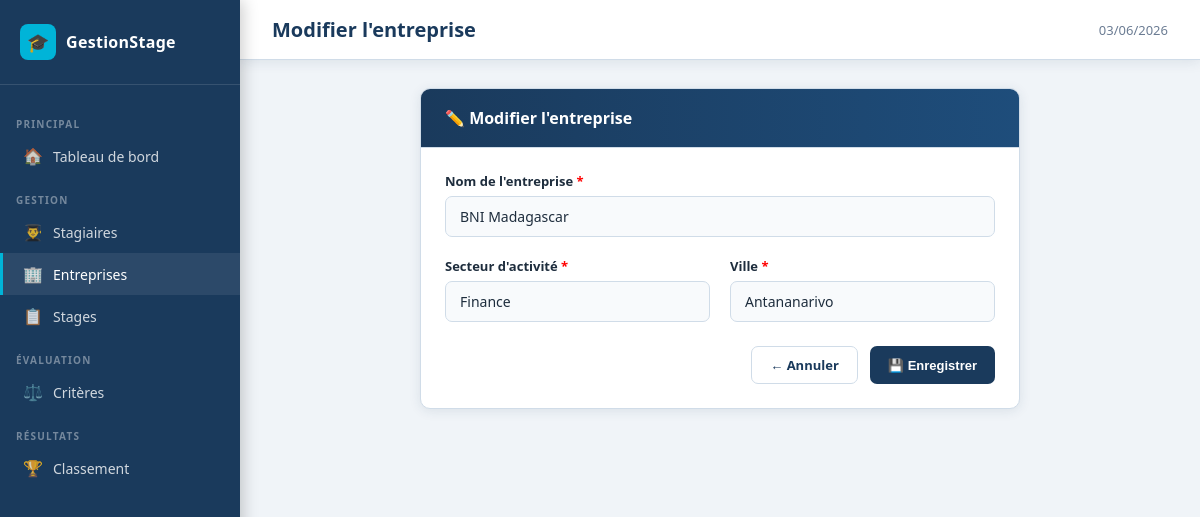
The app's page /public?controller=entreprise&action=edit&id=2 with its own data.
### tables this page shows
CREATE TABLE IF NOT EXISTS entreprise (
    numero_entreprise INT AUTO_INCREMENT PRIMARY KEY,
    nom               VARCHAR(150) NOT NULL,
    secteur_activite  VARCHAR(100) NOT NULL,
    ville             VARCHAR(100) NOT NULL,
    created_at        TIMESTAMP DEFAULT CURRENT_TIMESTAMP
);

### core/Controller.php (called while the page is built, shortened)
<?php
abstract class Controller
{
    protected function render(string $view, array $data = [], string $title = APP_NAME): void
    {
        extract($data);
        $viewPath   = VIEWS_PATH . '/' . $view . '.php';
        require $viewPath;
    }
    protected function get(string $key, mixed $default = null): mixed
    {
        return isset($_GET[$key]) ? trim($_GET[$key]) : $default;
    }
}

### app/controllers/EntrepriseController.php (called while the page is built, shortened)
<?php
class EntrepriseController extends Controller
{
    private EntrepriseModel $model;
    public function __construct()
    {
        $this->model = new EntrepriseModel();
    }
    public function edit(): void
    {
        $id         = (int) $this->get('id');
        $entreprise = $this->model->getById($id);
        $this->render('entreprises/form', ['entreprise' => $entreprise, 'errors' => []], 'Modifier l\'entreprise');
    }
}

### core/Router.php (called while the page is built, shortened)
<?php
class Router
{
    public static function dispatch(): void
    {
        $action         = $_GET['action']     ?? 'index';
        $controller = new $className();
        $controller->$action();
    }
}

### public/index.php (called while the page is built, shortened)
<?php
require_once ROOT_PATH . '/config/database.php';
require_once ROOT_PATH . '/core/autoload.php';
Router::dispatch();

### core/Model.php (called while the page is built, shortened)
<?php
abstract class Model
{
    public function __construct()
    {
        $this->db = Database::getInstance()->getPdo();
    }
}

### core/autoload.php (called while the page is built, shortened)
<?php
spl_autoload_register(function (string $className): void {
    $dirs = [
        ROOT_PATH . '/core/',
        ROOT_PATH . '/app/models/',
        ROOT_PATH . '/app/controllers/',
    ];
    foreach ($dirs as $dir) {
        $file = $dir . $className . '.php';
        if (file_exists($file)) {
            return;
        }
    }
});

### core/Database.php (called while the page is built)
<?php
class Database
{
    private static ?Database $instance = null;
    private PDO $pdo;
    private function __construct()
    {
        $dsn = "mysql:host=" . DB_HOST
             . ";port=" . DB_PORT
             . ";dbname=" . DB_NAME
             . ";charset=" . DB_CHARSET;
        $options = [
            PDO::ATTR_ERRMODE            => PDO::ERRMODE_EXCEPTION,
            PDO::ATTR_DEFAULT_FETCH_MODE => PDO::FETCH_ASSOC,
            PDO::ATTR_EMULATE_PREPARES   => false,
        ];
        try {
            $this->pdo = new PDO($dsn, DB_USER, DB_PASS, $options);
        } catch (PDOException $e) {
            die("Erreur de connexion à la base de données : " . $e->getMessage());
        }
    }
    public static function getInstance(): Database
    {
        if (self::$instance === null) {
            self::$instance = new Database();
        }
        return self::$instance;
    }
    public function getPdo(): PDO
    {
        return $this->pdo;
    }
}

### app/models/EntrepriseModel.php (called while the page is built, shortened)
<?php
class EntrepriseModel extends Model
{
    private string $table = 'entreprise';
    public function getById(int $id): array|false
    {
        $stmt = $this->db->prepare("SELECT * FROM {$this->table} WHERE numero_entreprise = ?");
        $stmt->execute([$id]);
        return $stmt->fetch();
    }
}

### app/views/entreprises/form.php (the view, shortened to what this page needs)
<?php
$isEdit = !empty($entreprise['numero_entreprise']);
$action = $isEdit ? 'update' : 'store';
?>
<div class="card" style="max-width: 600px; margin: 0 auto;">
    <div class="card-header">
        <h2><?= $isEdit ? '✏️ Modifier l\'entreprise' : '➕ Nouvelle entreprise' ?></h2>
    </div>
    <div class="card-body">
        <form method="POST" action="<?= BASE_URL ?>?controller=entreprise&action=<?= $action ?>">
            <div class="form-grid">
                <div class="form-group full">
                    <label for="nom">Nom de l'entreprise <span style="color:red">*</span></label>
                    <input type="text" id="nom" name="nom"
                           value="<?= htmlspecialchars($entreprise['nom'] ?? '') ?>"
                           placeholder="Ex: Tech Solutions SARL" required>
                </div>
                <div class="form-group">
                    <label for="secteur_activite">Secteur d'activité <span style="color:red">*</span></label>
                    <input type="text" id="secteur_activite" name="secteur_activite"
                           value="<?= htmlspecialchars($entreprise['secteur_activite'] ?? '') ?>"
                           placeholder="Ex: Informatique, Finance..." required>
                </div>
                <div class="form-group">
                    <label for="ville">Ville <span style="color:red">*</span></label>
                    <input type="text" id="ville" name="ville"
                           value="<?= htmlspecialchars($entreprise['ville'] ?? '') ?>"
                           placeholder="Ex: Antananarivo" required>
                </div>
            </div>
            <div class="form-actions">
                <a href="<?= BASE_URL ?>?controller=entreprise&action=index" class="btn btn-outline">← Annuler</a>
                <button type="submit" class="btn btn-primary">
                    <?= $isEdit ? '💾 Enregistrer' : '✅ Créer' ?>
                </button>
            </div>
        </form>
    </div>
</div>

### public/css/style.css (style rules this page uses)
:root { --primary: #1a3a5c; --primary-dark: #0f2540; --accent: #00b4d8; --accent-dark: #0096c7; --success: #2d9b6f; --danger: #c0392b; --warning: #e67e22; --bg: #f0f4f8; --surface: #ffffff; --text: #1e2d3d; --text-muted: #6b7c93; --border: #d0dce8; --sidebar-w: 240px; --shadow: 0 2px 12px rgba(26,58,92,.1); --radius: 10px; }
*, *::before, *::after { box-sizing: border-box; margin: 0; padding: 0; }
body { font-family: 'Segoe UI', 'Noto Sans', sans-serif; background: var(--bg); color: var(--text); display: flex; min-height: 100vh; }
a { color: var(--accent-dark); text-decoration: none; }
.card { background: var(--surface); border-radius: var(--radius); box-shadow: var(--shadow); border: 1px solid var(--border); overflow: hidden; }
.card-header { padding: 18px 24px; border-bottom: 1px solid var(--border); display: flex; align-items: center; justify-content: space-between; background: linear-gradient(to right, var(--primary) 0%, #1e4d7b 100%); color: white; }
.card-header h2 { font-size: 16px; font-weight: 600; }
.card-body { padding: 24px; }
.btn { display: inline-flex; align-items: center; gap: 6px; padding: 9px 18px; border-radius: 7px; font-size: 13px; font-weight: 600; border: none; cursor: pointer; transition: all .2s; text-decoration: none; }
.btn-primary { background: var(--primary); color: white; }
.btn-outline { background: transparent; color: var(--primary); border: 1.5px solid var(--border); }
.form-grid { display: grid; grid-template-columns: 1fr 1fr; gap: 20px; }
.form-group { display: flex; flex-direction: column; gap: 6px; }
.form-group.full { grid-column: 1 / -1; }
label { font-size: 13px; font-weight: 600; color: var(--text); }
input[type="text"], input[type="email"], input[type="date"], input[type="number"], select, textarea { width: 100%; padding: 10px 14px; border: 1.5px solid var(--border); border-radius: 7px; font-size: 14px; font-family: inherit; color: var(--text); background: #f8fafc; transition: border-color .2s, box-shadow .2s; }
.form-actions { margin-top: 24px; display: flex; gap: 12px; justify-content: flex-end; }

### records on screen
entreprise: nom "BNI Madagascar", secteur_activite "Finance", ville "Antananarivo"

### other values on screen
$title "Modifier l'entreprise"
